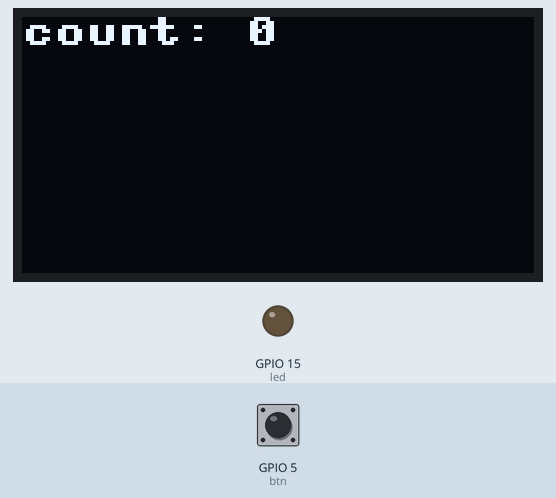
Simulated run of this program. Board: ESP32 board running MicroPython. On the bench: 128×64 one-colour display, output pins drawn as LEDs (lit = HIGH). The test bench sets the inputs (shaded band); at power-on: GPIO 5 (btn) LOW. Library files of the repository ran but are not shown: sh1106.py.

Above: at 1.2 s.
1.3 s: GPIO 5 (btn) pulled HIGH for 0.15 s
At 1.7 s:
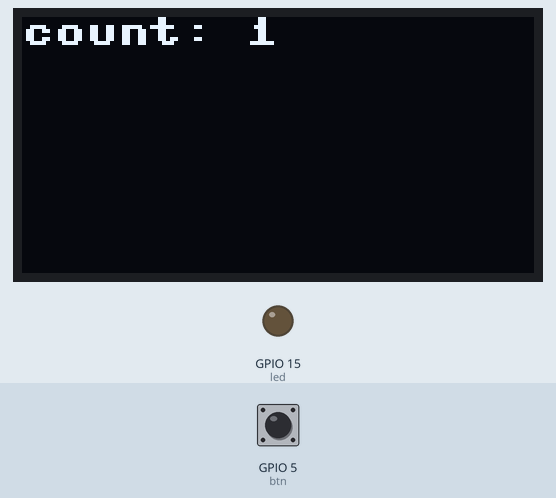
2.9 s: GPIO 5 (btn) pulled HIGH for 1 s
At 4.1 s:
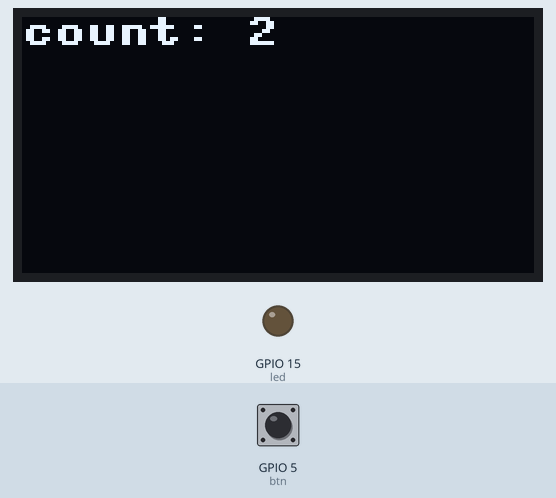
5.4 s: GPIO 5 (btn) pulled HIGH for 0.15 s
7.0 s: GPIO 5 (btn) pulled HIGH for 1 s
At 8.5 s:
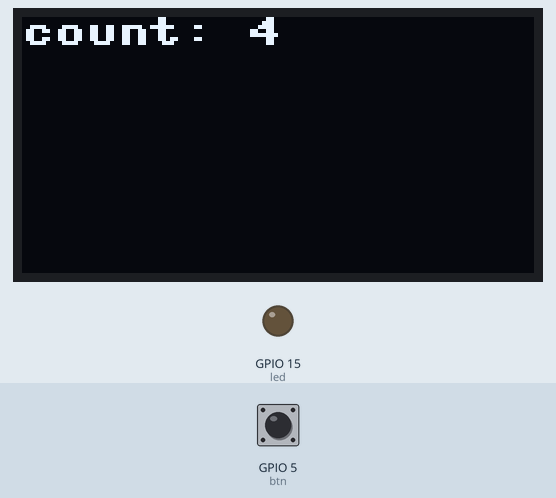
Timing chart, 0 to 10.0 s (numbered marks = the images above; inputs shaded):
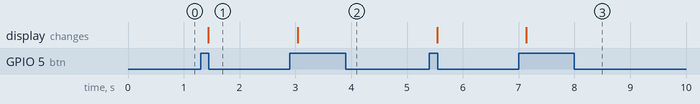

Measured:
- after the input at 1.3 s, the display: changes after 0.14 s (image 1)
- after the input at 2.9 s, the display: changes after 0.14 s (image 2)
- after the input at 7.0 s, the display: changes after 0.14 s (image 3)

The program:

btn_interrupt_test.py
```python
from machine import Pin, I2C
import sh1106
import time

count = 0

def handle_interrupt(pin):
    global count
    count = count + 1
    time.sleep_ms(100)
    global display
    display.fill(0)
    display.text('count: '+str(count), 0, 0, 1)
    display.flip(True)
    display.show()


led = Pin(15, Pin.OUT)
btn = Pin(5, Pin.IN)

btn.irq(trigger=Pin.IRQ_RISING, handler=handle_interrupt)

i2c = I2C(scl=Pin(22), sda=Pin(21), freq=400000)
display = sh1106.SH1106_I2C(128, 64, i2c)
display.sleep(False)
display.fill(0)
display.text('count: 0', 0, 0, 1)
display.flip(True)
display.show()


while True:
    i=0
```
